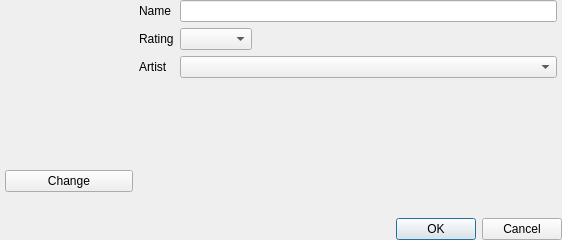
<ui version="4.0" >
 <class>EditDialog</class>
 <widget class="QDialog" name="EditDialog" >
  <property name="windowModality" >
   <enum>Qt::ApplicationModal</enum>
  </property>
  <property name="geometry" >
   <rect>
    <x>0</x>
    <y>0</y>
    <width>562</width>
    <height>240</height>
   </rect>
  </property>
  <property name="sizePolicy" >
   <sizepolicy vsizetype="Fixed" hsizetype="Fixed" >
    <horstretch>0</horstretch>
    <verstretch>0</verstretch>
   </sizepolicy>
  </property>
  <property name="minimumSize" >
   <size>
    <width>562</width>
    <height>240</height>
   </size>
  </property>
  <property name="maximumSize" >
   <size>
    <width>562</width>
    <height>240</height>
   </size>
  </property>
  <property name="windowTitle" >
   <string>Dialog</string>
  </property>
  <property name="modal" >
   <bool>true</bool>
  </property>
  <layout class="QVBoxLayout" name="verticalLayout" >
   <property name="margin" >
    <number>0</number>
   </property>
   <item>
    <layout class="QHBoxLayout" name="horizontalLayout" >
     <property name="leftMargin" >
      <number>5</number>
     </property>
     <property name="rightMargin" >
      <number>5</number>
     </property>
     <item>
      <layout class="QVBoxLayout" name="verticalLayout_2" >
       <item>
        <widget class="QLabel" name="lb_cover" >
         <property name="sizePolicy" >
          <sizepolicy vsizetype="Fixed" hsizetype="Fixed" >
           <horstretch>0</horstretch>
           <verstretch>0</verstretch>
          </sizepolicy>
         </property>
         <property name="minimumSize" >
          <size>
           <width>128</width>
           <height>128</height>
          </size>
         </property>
         <property name="maximumSize" >
          <size>
           <width>128</width>
           <height>128</height>
          </size>
         </property>
         <property name="text" >
          <string/>
         </property>
         <property name="pixmap" >
          <pixmap resource="../musorg.qrc" >:/icons/icons/empty_cd.png</pixmap>
         </property>
        </widget>
       </item>
       <item>
        <widget class="QPushButton" name="btn_change_cover" >
         <property name="sizePolicy" >
          <sizepolicy vsizetype="Fixed" hsizetype="Fixed" >
           <horstretch>0</horstretch>
           <verstretch>0</verstretch>
          </sizepolicy>
         </property>
         <property name="minimumSize" >
          <size>
           <width>128</width>
           <height>0</height>
          </size>
         </property>
         <property name="maximumSize" >
          <size>
           <width>128</width>
           <height>16777215</height>
          </size>
         </property>
         <property name="text" >
          <string>Change</string>
         </property>
         <property name="icon" >
          <iconset resource="../musorg.qrc" >
           <normaloff>:/icons/icons/open.png</normaloff>:/icons/icons/open.png</iconset>
         </property>
        </widget>
       </item>
      </layout>
     </item>
     <item>
      <layout class="QFormLayout" name="formLayout" >
       <property name="fieldGrowthPolicy" >
        <enum>QFormLayout::AllNonFixedFieldsGrow</enum>
       </property>
       <item row="0" column="0" >
        <widget class="QLabel" name="label_2" >
         <property name="text" >
          <string>Name</string>
         </property>
        </widget>
       </item>
       <item row="0" column="1" >
        <widget class="QLineEdit" name="lne_name" />
       </item>
       <item row="1" column="0" >
        <widget class="QLabel" name="label_3" >
         <property name="text" >
          <string>Rating</string>
         </property>
        </widget>
       </item>
       <item row="1" column="1" >
        <layout class="QHBoxLayout" name="horizontalLayout_2" >
         <item>
          <widget class="QComboBox" name="cb_rating" >
           <property name="sizePolicy" >
            <sizepolicy vsizetype="Fixed" hsizetype="Fixed" >
             <horstretch>0</horstretch>
             <verstretch>0</verstretch>
            </sizepolicy>
           </property>
           <property name="maximumSize" >
            <size>
             <width>16777215</width>
             <height>25</height>
            </size>
           </property>
          </widget>
         </item>
         <item>
          <widget class="QFrame" name="frame" >
           <property name="frameShape" >
            <enum>QFrame::NoFrame</enum>
           </property>
           <property name="frameShadow" >
            <enum>QFrame::Plain</enum>
           </property>
           <layout class="QHBoxLayout" name="horizontalLayout_4" >
            <property name="margin" >
             <number>0</number>
            </property>
            <item>
             <layout class="QHBoxLayout" name="hl_stars" >
              <item>
               <widget class="QLabel" name="label" >
                <property name="text" >
                 <string/>
                </property>
               </widget>
              </item>
              <item>
               <widget class="QLabel" name="label_6" >
                <property name="text" >
                 <string/>
                </property>
               </widget>
              </item>
              <item>
               <widget class="QLabel" name="label_7" >
                <property name="text" >
                 <string/>
                </property>
               </widget>
              </item>
              <item>
               <widget class="QLabel" name="label_5" >
                <property name="text" >
                 <string/>
                </property>
               </widget>
              </item>
              <item>
               <widget class="QLabel" name="label_8" >
                <property name="text" >
                 <string/>
                </property>
               </widget>
              </item>
              <item>
               <spacer name="horizontalSpacer" >
                <property name="orientation" >
                 <enum>Qt::Horizontal</enum>
                </property>
                <property name="sizeHint" stdset="0" >
                 <size>
                  <width>40</width>
                  <height>20</height>
                 </size>
                </property>
               </spacer>
              </item>
             </layout>
            </item>
           </layout>
          </widget>
         </item>
        </layout>
       </item>
       <item row="2" column="0" >
        <widget class="QLabel" name="label_4" >
         <property name="text" >
          <string>Artist</string>
         </property>
        </widget>
       </item>
       <item row="2" column="1" >
        <widget class="QComboBox" name="cb_artist" />
       </item>
      </layout>
     </item>
    </layout>
   </item>
   <item>
    <widget class="QDialogButtonBox" name="buttonBox" >
     <property name="orientation" >
      <enum>Qt::Horizontal</enum>
     </property>
     <property name="standardButtons" >
      <set>QDialogButtonBox::Cancel|QDialogButtonBox::Ok</set>
     </property>
    </widget>
   </item>
  </layout>
 </widget>
 <resources>
  <include location="../musorg.qrc" />
 </resources>
 <connections>
  <connection>
   <sender>buttonBox</sender>
   <signal>accepted()</signal>
   <receiver>EditDialog</receiver>
   <slot>accept()</slot>
   <hints>
    <hint type="sourcelabel" >
     <x>248</x>
     <y>254</y>
    </hint>
    <hint type="destinationlabel" >
     <x>157</x>
     <y>274</y>
    </hint>
   </hints>
  </connection>
  <connection>
   <sender>buttonBox</sender>
   <signal>rejected()</signal>
   <receiver>EditDialog</receiver>
   <slot>reject()</slot>
   <hints>
    <hint type="sourcelabel" >
     <x>316</x>
     <y>260</y>
    </hint>
    <hint type="destinationlabel" >
     <x>286</x>
     <y>274</y>
    </hint>
   </hints>
  </connection>
 </connections>
</ui>
